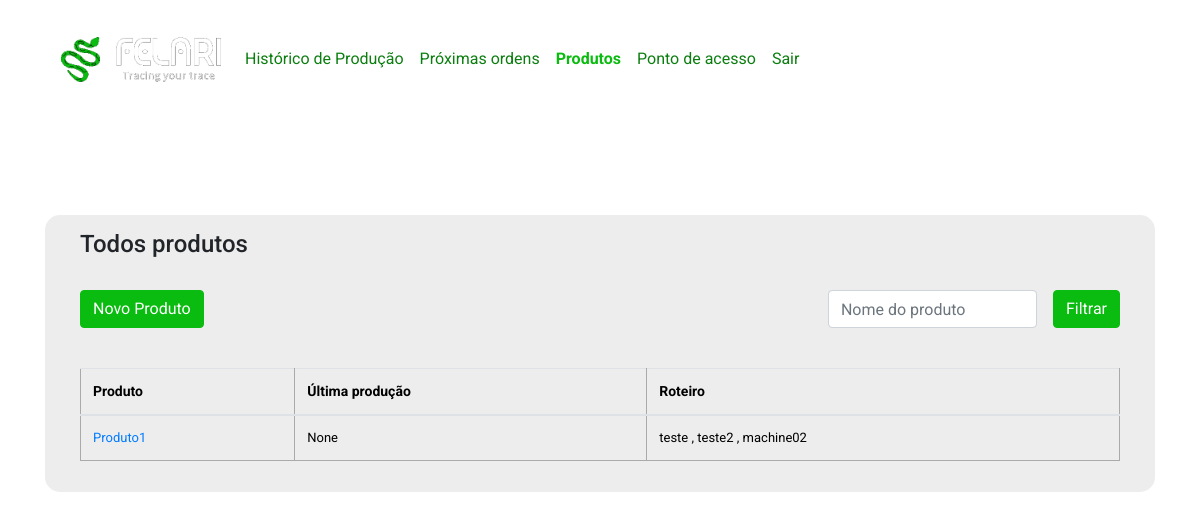
Page /products (signed in) on the earlier database version.
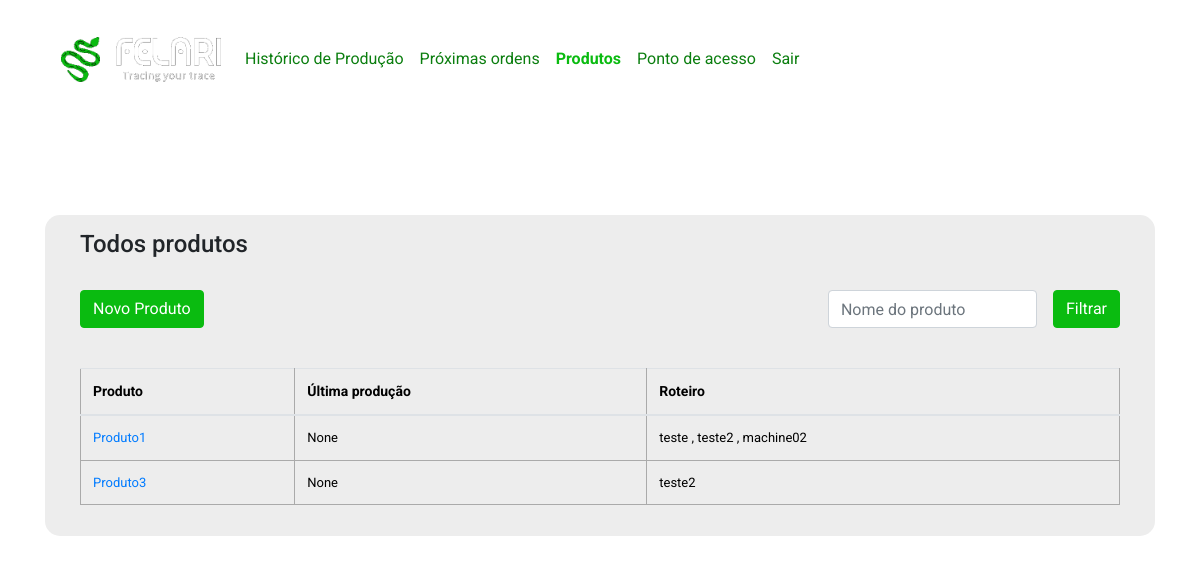
Same page on the later database version.
### app.py (models this page shows)
class Product(db.Model):
    id = db.Column(db.Integer, primary_key=True)
    nome = db.Column(db.String(100), nullable=False)
    ultima_producao = db.Column(db.DateTime)
    access_points = db.relationship('AccessPoint', secondary=products_access_points, backref=db.backref('products', lazy='dynamic'))

class AccessPoint(db.Model):
    id = db.Column(db.Integer, primary_key=True)
    name = db.Column(db.String(100), unique=True, nullable=False)

### app.py (the view, shortened to what this page needs)
@app.route('/products', methods=['GET', 'POST'])
@login_required
def products():
    form=TaskForm()
    produtos = Product.query.all()
    access_points = AccessPoint.query.all()
    return render_template('products.html', produtos=produtos, access_points=access_points, form=form)

### app.py
class TaskForm(FlaskForm):
    content = StringField(validators=[DataRequired(), Length(min=5, max=200)])
    submit = SubmitField('Atualizar')

### app.py (called while the page is built)
@login_manager.user_loader
def load_user(user_id):
    return User.query.get(int(user_id))

### templates/products.html (shortened to what this page needs)
{% extends 'base.html' %}
{% block body %}
<div class="produtos py-5">
    <div class="container">
        <div class="row">
            <div class="col-12">
                <div class="produtos-container">
                    <div class="row">
                        <div class="col-12">
                            <h4>Todos produtos</h4>
                        </div>
                        <div class="col-12 py-4">
                            <div class="d-flex align-items-center justify-content-between w-100 h-100">
                                <div class="d-flex align-items-center justify-content-center">
                                    <button type="button" class="btn btn-primary" data-toggle="modal" data-target="#modalNovoProduto">Novo Produto</button>
                                </div>
                                <div class="d-flex align-items-center justify-content-center">
                                    <input class="form-control" type="text" placeholder="Nome do produto">
                                    <button class="ml-3 btn btn-primary">Filtrar</button>
                                </div>
                            </div>
                        </div>
                        <div class="col-12 mt-3">
                            <div class="table-responsive">
                                <table class="table">
                                    <thead>
                                        <tr>
                                            <th>Produto</th>
                                            <th>Última produção</th>
                                            <th>Roteiro</th>
                                        </tr>
                                    </thead>
                                    <tbody>
                                        {% for produto in produtos %}
                                        <tr>
                                            <td><a href="{{ url_for('product', id=produto.id) }}">{{ produto.nome }}</a></td>
                                            <td>{{ produto.ultima_producao }}</td>
                                            <td>
                                                {% if produto.access_points %}
                                                    {% for access_point in produto.access_points %}
                                                        {{ access_point.name }}
                                                        {% if not loop.last %}, {% endif %}
                                                    {% endfor %}
                                                {% else %}
                                                    Nenhum roteiro associado
                                                {% endif %}
                                            </td>
                                        </tr>
                                        {% endfor %}
                                    </tbody>
                                </table>
                            </div>
                        </div>
                    </div>
                </div>
            </div>
        </div>
    </div>
</div>
{% endblock %}

Differences in the rows shown:
added Product: nome "Produto3", ultima_producao "None", AccessPoint (name "teste2")
